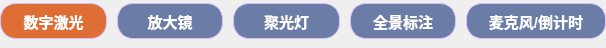
   <widget class="QFrame" name="frameFunc">
    <property name="geometry">
     <rect>
      <x>120</x>
      <y>56</y>
      <width>606</width>
      <height>48</height>
     </rect>
    </property>
    <property name="styleSheet">
     <string notr="true">QPushButton {
            color: white;
            border: 1px solid #D8BDFF;
            background-color: #6b7ca6;
            padding: 0px 0px;
			max-height:34px;
			border-radius:16px;
			spacing:15px;
 			qproperty-iconSize: 20px 20px;
			font-size: 15px;
			font-weight: bold ;
        }

    QPushButton:hover    { background-color: #7b8cb6; border: 1px solid #EAEAEA;}
    QPushButton:pressed  { background-color: #D8D8D8; color: white; }
    QPushButton:checked  { background-color: #df6e35; color: white; }

    QPushButton:disabled  { background-color: #6b7ca6; color: white; }</string>
    </property>
    <layout class="QHBoxLayout" name="horizontalLayout_4">
     <property name="spacing">
      <number>10</number>
     </property>
     <property name="leftMargin">
      <number>0</number>
     </property>
     <property name="topMargin">
      <number>0</number>
     </property>
     <property name="rightMargin">
      <number>0</number>
     </property>
     <property name="bottomMargin">
      <number>5</number>
     </property>
     <item>
      <widget class="QPushButton" name="pushButton0">
       <property name="minimumSize">
        <size>
         <width>0</width>
         <height>30</height>
        </size>
       </property>
       <property name="cursor">
        <cursorShape>PointingHandCursor</cursorShape>
       </property>
       <property name="styleSheet">
        <string notr="true"/>
       </property>
       <property name="text">
        <string>数字激光</string>
       </property>
       <property name="icon">
        <iconset resource="res.qrc">
         <normaloff>:/images/123.png</normaloff>:/images/123.png</iconset>
       </property>
       <property name="checkable">
        <bool>true</bool>
       </property>
       <property name="checked">
        <bool>true</bool>
       </property>
       <property name="autoExclusive">
        <bool>true</bool>
       </property>
       <attribute name="buttonGroup">
        <string notr="true">buttonGroupMain</string>
       </attribute>
      </widget>
     </item>
     <item>
      <widget class="QPushButton" name="pushButton1">
       <property name="cursor">
        <cursorShape>PointingHandCursor</cursorShape>
       </property>
       <property name="text">
        <string>放大镜</string>
       </property>
       <property name="icon">
        <iconset resource="res.qrc">
         <normaloff>:/images/find.png</normaloff>:/images/find.png</iconset>
       </property>
       <property name="checkable">
        <bool>true</bool>
       </property>
       <property name="autoExclusive">
        <bool>true</bool>
       </property>
       <attribute name="buttonGroup">
        <string notr="true">buttonGroupMain</string>
       </attribute>
      </widget>
     </item>
     <item>
      <widget class="QPushButton" name="pushButton2">
       <property name="cursor">
        <cursorShape>PointingHandCursor</cursorShape>
       </property>
       <property name="text">
        <string>聚光灯</string>
       </property>
       <property name="icon">
        <iconset resource="res.qrc">
         <normaloff>:/images/spot.png</normaloff>:/images/spot.png</iconset>
       </property>
       <property name="checkable">
        <bool>true</bool>
       </property>
       <property name="autoExclusive">
        <bool>true</bool>
       </property>
       <attribute name="buttonGroup">
        <string notr="true">buttonGroupMain</string>
       </attribute>
      </widget>
     </item>
     <item>
      <widget class="QPushButton" name="pushButton3">
       <property name="cursor">
        <cursorShape>PointingHandCursor</cursorShape>
       </property>
       <property name="text">
        <string>全景标注</string>
       </property>
       <property name="icon">
        <iconset resource="res.qrc">
         <normaloff>:/images/time.png</normaloff>:/images/time.png</iconset>
       </property>
       <property name="checkable">
        <bool>true</bool>
       </property>
       <property name="autoExclusive">
        <bool>true</bool>
       </property>
       <attribute name="buttonGroup">
        <string notr="true">buttonGroupMain</string>
       </attribute>
      </widget>
     </item>
     <item>
      <widget class="QPushButton" name="pushButton4">
       <property name="minimumSize">
        <size>
         <width>140</width>
         <height>0</height>
        </size>
       </property>
       <property name="cursor">
        <cursorShape>PointingHandCursor</cursorShape>
       </property>
       <property name="text">
        <string>麦克风/倒计时</string>
       </property>
       <property name="icon">
        <iconset resource="res.qrc">
         <normaloff>:/images/mic.png</normaloff>:/images/mic.png</iconset>
       </property>
       <property name="checkable">
        <bool>true</bool>
       </property>
       <property name="autoExclusive">
        <bool>true</bool>
       </property>
       <attribute name="buttonGroup">
        <string notr="true">buttonGroupMain</string>
       </attribute>
      </widget>
     </item>
    </layout>
   </widget>
